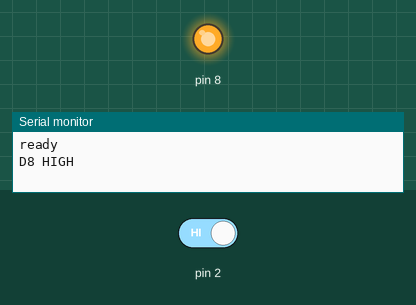
Bench run of a sketch on a simulated Arduino Uno, built with avr-gcc and run on an emulated ATmega328P. On the bench: output pins drawn as LEDs (lit = HIGH), the last lines printed to the serial monitor. The inputs (shaded band) are chosen by the test bench; at power-on: pin 2 HIGH.

Above: at 1.2 s.
1.3 s: pin 2 driven LOW
At 2.0 s:
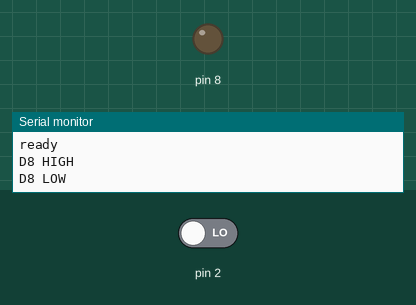
2.8 s: pin 2 driven HIGH
At 3.1 s:
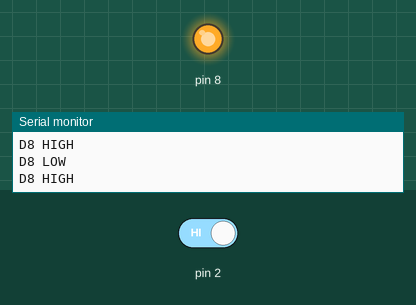
Timing chart, 0 to 5.8 s (numbered marks = the images above; inputs shaded):
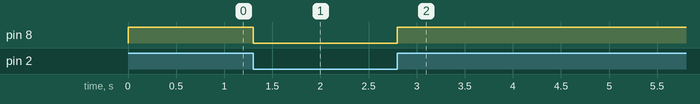

The sketch:

button-hold.ino
```cpp
// Lesson 3a: the LED follows the button (external pull-down on D2).
int lastState = -1;

void setup() {
  Serial.begin(9600);
  pinMode(2, INPUT);
  pinMode(8, OUTPUT);
  Serial.println("ready");
}

void loop() {
  int state = digitalRead(2);
  digitalWrite(8, state);
  if (state != lastState) {      // print on change only
    Serial.println(state ? "D8 HIGH" : "D8 LOW");
    lastState = state;
  }
}
```

Measured:
- after the input at 1.3 s, pin 8: HIGH → LOW at once
- after the input at 2.8 s, pin 8: LOW → HIGH at once
